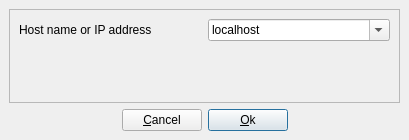
<ui version="4.0" >
 <class>ApfHostSelectDialog</class>
 <widget class="QDialog" name="ApfHostSelectDialog" >
  <property name="geometry" >
   <rect>
    <x>0</x>
    <y>0</y>
    <width>409</width>
    <height>140</height>
   </rect>
  </property>
  <property name="windowTitle" >
   <string>Host selection</string>
  </property>
  <property name="windowIcon" >
   <iconset>../../../../apf/general/generalResources/iconsAndGraphics/armadeusIcon_50x50.png</iconset>
  </property>
  <layout class="QGridLayout" >
   <property name="margin" >
    <number>9</number>
   </property>
   <property name="spacing" >
    <number>6</number>
   </property>
   <item row="1" column="0" >
    <layout class="QHBoxLayout" >
     <property name="margin" >
      <number>0</number>
     </property>
     <property name="spacing" >
      <number>6</number>
     </property>
     <item>
      <spacer>
       <property name="orientation" >
        <enum>Qt::Horizontal</enum>
       </property>
       <property name="sizeHint" >
        <size>
         <width>40</width>
         <height>20</height>
        </size>
       </property>
      </spacer>
     </item>
     <item>
      <widget class="QPushButton" name="cancelButton" >
       <property name="text" >
        <string>&amp;Cancel</string>
       </property>
      </widget>
     </item>
     <item>
      <widget class="QPushButton" name="okButton" >
       <property name="text" >
        <string>&amp;Ok</string>
       </property>
       <property name="default" >
        <bool>true</bool>
       </property>
      </widget>
     </item>
     <item>
      <spacer>
       <property name="orientation" >
        <enum>Qt::Horizontal</enum>
       </property>
       <property name="sizeHint" >
        <size>
         <width>40</width>
         <height>20</height>
        </size>
       </property>
      </spacer>
     </item>
    </layout>
   </item>
   <item row="0" column="0" >
    <widget class="QFrame" name="frame" >
     <property name="frameShape" >
      <enum>QFrame::StyledPanel</enum>
     </property>
     <property name="frameShadow" >
      <enum>QFrame::Raised</enum>
     </property>
     <layout class="QGridLayout" >
      <property name="margin" >
       <number>9</number>
      </property>
      <property name="spacing" >
       <number>6</number>
      </property>
      <item row="1" column="0" >
       <spacer>
        <property name="orientation" >
         <enum>Qt::Vertical</enum>
        </property>
        <property name="sizeHint" >
         <size>
          <width>297</width>
          <height>10</height>
         </size>
        </property>
       </spacer>
      </item>
      <item row="0" column="0" >
       <layout class="QHBoxLayout" >
        <property name="margin" >
         <number>0</number>
        </property>
        <property name="spacing" >
         <number>6</number>
        </property>
        <item>
         <widget class="QLabel" name="label" >
          <property name="text" >
           <string>Host name or IP address</string>
          </property>
         </widget>
        </item>
        <item>
         <widget class="QComboBox" name="hostNameComboBox" >
          <property name="editable" >
           <bool>true</bool>
          </property>
          <item>
           <property name="text" >
            <string>localhost</string>
           </property>
          </item>
          <item>
           <property name="text" >
            <string>192.168.0.10</string>
           </property>
          </item>
          <item>
           <property name="text" >
            <string>192.168.2.30</string>
           </property>
          </item>
         </widget>
        </item>
       </layout>
      </item>
     </layout>
    </widget>
   </item>
  </layout>
 </widget>
 <resources/>
 <connections/>
</ui>
